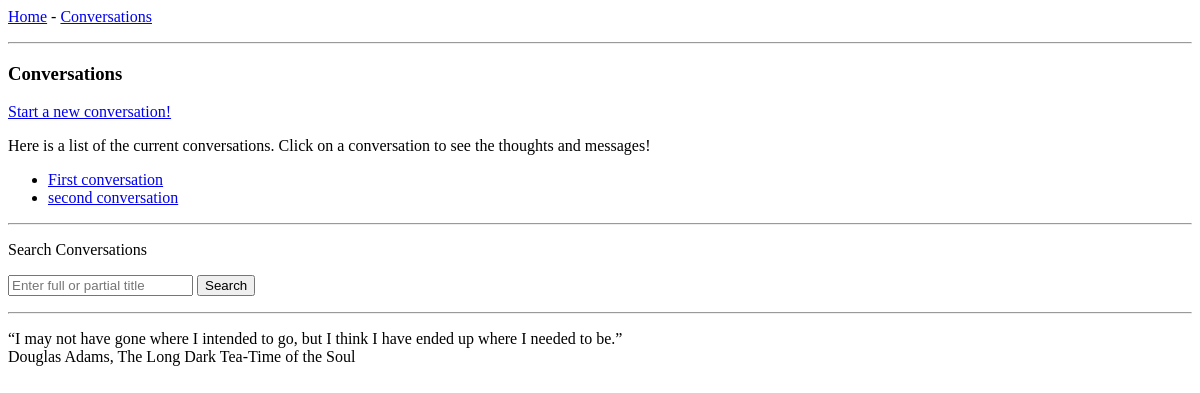
Before: /conversations/ with the older database file.
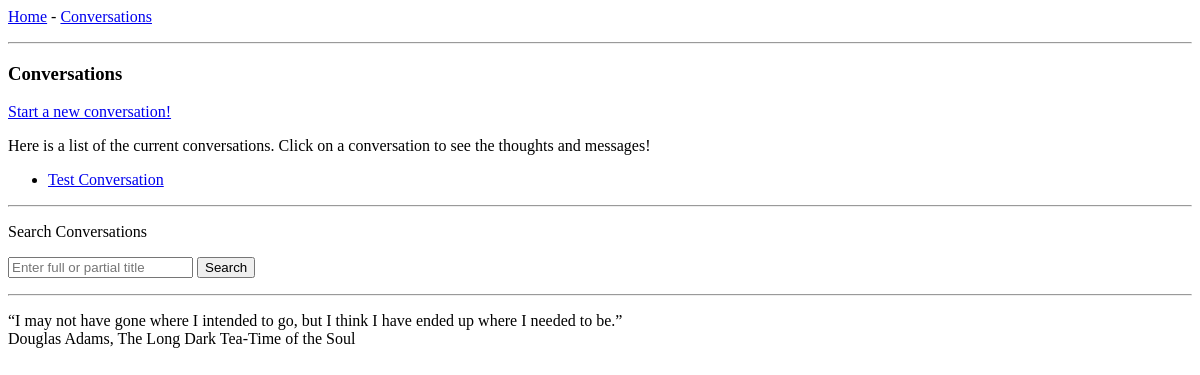
After: the same page with the newer database file.
### remesh_app/models.py (models this page shows, shortened)
class Conversation(models.Model):
    title = models.CharField(max_length=200)
    start_date = models.DateField(auto_now_add=True)
    def __str__(self) -> str:
        return self.title

### remesh_app/views.py (the view)
# urls.py: path("conversations/", views.conversations, name="conversations"),
def conversations(request):
    conversations = Conversation.objects.all().order_by("-start_date")
    return render(
        request, "remesh_app/conversations.html", {"conversations": conversations}
    )

### remesh_app/templates/remesh_app/conversations.html
{% extends "remesh_app/base.html" %}
{% block content %}
<h3>Conversations</h3>
<a href="{% url 'remesh_app:new_conversation' %}">Start a new conversation!</a>
{% if conversations %}
<p>
  Here is a list of the current conversations. Click on a conversation to see
  the thoughts and messages!
</p>
<ul>
  {% for conversation in conversations %}
  <li>
    <a href="{% url 'remesh_app:conversation' conversation.id %}"
      >{{ conversation }}</a
    >
  </li>
  {% endfor %}
</ul>
{% else %}
<p>No conversations have been created yet! Please start a new conversation.</p>
{% endif %}
<hr />
<p>Search Conversations</p>
<form
  action="{% url 'remesh_app:search' search_type='conversations' %}"
  method="get"
>
  <input
    class="search"
    type="text"
    name="q"
    placeholder="Enter full or partial title"
  />
  <button class="search" action="submit">Search</button>
</form>
{% endblock content %}

Changed rows visible on the page:
removed Conversation: title "First conversation"
removed Conversation: title "second conversation"
added Conversation: title "Test Conversation"
